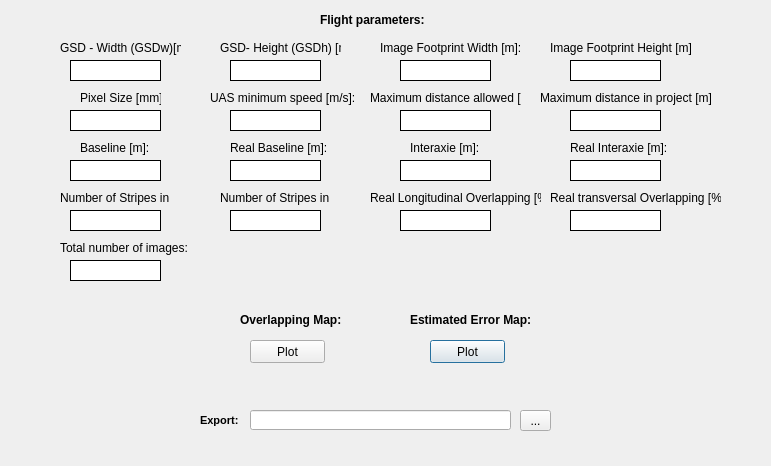
<?xml version="1.0" encoding="UTF-8"?>
<ui version="4.0">
 <class>Dialog</class>
 <widget class="QDialog" name="Dialog">
  <property name="geometry">
   <rect>
    <x>0</x>
    <y>0</y>
    <width>771</width>
    <height>466</height>
   </rect>
  </property>
  <property name="windowTitle">
   <string>Dialog</string>
  </property>
  <widget class="QLabel" name="label_9">
   <property name="geometry">
    <rect>
     <x>320</x>
     <y>10</y>
     <width>271</width>
     <height>20</height>
    </rect>
   </property>
   <property name="font">
    <font>
     <weight>75</weight>
     <bold>true</bold>
    </font>
   </property>
   <property name="text">
    <string>Flight parameters:</string>
   </property>
  </widget>
  <widget class="QLabel" name="label">
   <property name="geometry">
    <rect>
     <x>60</x>
     <y>40</y>
     <width>121</width>
     <height>16</height>
    </rect>
   </property>
   <property name="text">
    <string>GSD - Width (GSDw)[m]:</string>
   </property>
  </widget>
  <widget class="QLabel" name="label_2">
   <property name="geometry">
    <rect>
     <x>60</x>
     <y>240</y>
     <width>131</width>
     <height>16</height>
    </rect>
   </property>
   <property name="text">
    <string>Total number of images:</string>
   </property>
  </widget>
  <widget class="QLabel" name="label_3">
   <property name="geometry">
    <rect>
     <x>80</x>
     <y>90</y>
     <width>81</width>
     <height>16</height>
    </rect>
   </property>
   <property name="text">
    <string>Pixel Size [mm]:</string>
   </property>
  </widget>
  <widget class="QLabel" name="label_6">
   <property name="geometry">
    <rect>
     <x>380</x>
     <y>40</y>
     <width>141</width>
     <height>16</height>
    </rect>
   </property>
   <property name="text">
    <string>Image Footprint Width [m]:</string>
   </property>
  </widget>
  <widget class="QLabel" name="label_7">
   <property name="geometry">
    <rect>
     <x>550</x>
     <y>40</y>
     <width>141</width>
     <height>16</height>
    </rect>
   </property>
   <property name="text">
    <string>Image Footprint Height [m]:</string>
   </property>
  </widget>
  <widget class="QLabel" name="label_8">
   <property name="geometry">
    <rect>
     <x>210</x>
     <y>90</y>
     <width>151</width>
     <height>16</height>
    </rect>
   </property>
   <property name="text">
    <string>UAS minimum speed [m/s]:</string>
   </property>
  </widget>
  <widget class="QLabel" name="label_10">
   <property name="geometry">
    <rect>
     <x>370</x>
     <y>90</y>
     <width>151</width>
     <height>16</height>
    </rect>
   </property>
   <property name="text">
    <string>Maximum distance allowed [m]:</string>
   </property>
  </widget>
  <widget class="QLabel" name="label_11">
   <property name="geometry">
    <rect>
     <x>80</x>
     <y>140</y>
     <width>151</width>
     <height>16</height>
    </rect>
   </property>
   <property name="text">
    <string>Baseline [m]:</string>
   </property>
  </widget>
  <widget class="QLabel" name="label_12">
   <property name="geometry">
    <rect>
     <x>230</x>
     <y>140</y>
     <width>151</width>
     <height>16</height>
    </rect>
   </property>
   <property name="text">
    <string>Real Baseline [m]:</string>
   </property>
  </widget>
  <widget class="QLabel" name="label_13">
   <property name="geometry">
    <rect>
     <x>540</x>
     <y>90</y>
     <width>171</width>
     <height>16</height>
    </rect>
   </property>
   <property name="text">
    <string>Maximum distance in project [m]:</string>
   </property>
  </widget>
  <widget class="QLabel" name="label_19">
   <property name="geometry">
    <rect>
     <x>370</x>
     <y>190</y>
     <width>171</width>
     <height>16</height>
    </rect>
   </property>
   <property name="text">
    <string>Real Longitudinal Overlapping [%]:</string>
   </property>
  </widget>
  <widget class="QLabel" name="label_39">
   <property name="geometry">
    <rect>
     <x>410</x>
     <y>310</y>
     <width>191</width>
     <height>20</height>
    </rect>
   </property>
   <property name="font">
    <font>
     <weight>75</weight>
     <bold>true</bold>
    </font>
   </property>
   <property name="text">
    <string>Estimated Error Map:</string>
   </property>
  </widget>
  <widget class="QPushButton" name="pb_error">
   <property name="geometry">
    <rect>
     <x>430</x>
     <y>340</y>
     <width>75</width>
     <height>23</height>
    </rect>
   </property>
   <property name="text">
    <string>Plot</string>
   </property>
  </widget>
  <widget class="QLabel" name="label_40">
   <property name="geometry">
    <rect>
     <x>60</x>
     <y>190</y>
     <width>111</width>
     <height>16</height>
    </rect>
   </property>
   <property name="text">
    <string>Number of Stripes in X:</string>
   </property>
  </widget>
  <widget class="QLabel" name="label_5">
   <property name="geometry">
    <rect>
     <x>220</x>
     <y>40</y>
     <width>121</width>
     <height>16</height>
    </rect>
   </property>
   <property name="text">
    <string>GSD- Height (GSDh) [m]:</string>
   </property>
  </widget>
  <widget class="QLabel" name="label_14">
   <property name="geometry">
    <rect>
     <x>410</x>
     <y>140</y>
     <width>81</width>
     <height>16</height>
    </rect>
   </property>
   <property name="text">
    <string>Interaxie [m]:</string>
   </property>
  </widget>
  <widget class="QLabel" name="label_41">
   <property name="geometry">
    <rect>
     <x>570</x>
     <y>140</y>
     <width>151</width>
     <height>16</height>
    </rect>
   </property>
   <property name="text">
    <string>Real Interaxie [m]:</string>
   </property>
  </widget>
  <widget class="QLabel" name="label_44">
   <property name="geometry">
    <rect>
     <x>220</x>
     <y>190</y>
     <width>111</width>
     <height>16</height>
    </rect>
   </property>
   <property name="text">
    <string>Number of Stripes in Y:</string>
   </property>
  </widget>
  <widget class="QLabel" name="label_20">
   <property name="geometry">
    <rect>
     <x>550</x>
     <y>190</y>
     <width>171</width>
     <height>16</height>
    </rect>
   </property>
   <property name="text">
    <string>Real transversal Overlapping [%]:</string>
   </property>
  </widget>
  <widget class="QLabel" name="label_42">
   <property name="geometry">
    <rect>
     <x>240</x>
     <y>310</y>
     <width>181</width>
     <height>20</height>
    </rect>
   </property>
   <property name="font">
    <font>
     <weight>75</weight>
     <bold>true</bold>
    </font>
   </property>
   <property name="text">
    <string>Overlapping Map:</string>
   </property>
  </widget>
  <widget class="QPushButton" name="pb_overlap">
   <property name="geometry">
    <rect>
     <x>250</x>
     <y>340</y>
     <width>75</width>
     <height>23</height>
    </rect>
   </property>
   <property name="text">
    <string>Plot</string>
   </property>
  </widget>
  <widget class="QLabel" name="GSDw">
   <property name="geometry">
    <rect>
     <x>70</x>
     <y>60</y>
     <width>91</width>
     <height>21</height>
    </rect>
   </property>
   <property name="autoFillBackground">
    <bool>false</bool>
   </property>
   <property name="styleSheet">
    <string notr="true">background-color: rgb(255, 255, 255);
border: 1px solid black;
</string>
   </property>
   <property name="text">
    <string/>
   </property>
  </widget>
  <widget class="QLabel" name="GSDh">
   <property name="geometry">
    <rect>
     <x>230</x>
     <y>60</y>
     <width>91</width>
     <height>21</height>
    </rect>
   </property>
   <property name="autoFillBackground">
    <bool>false</bool>
   </property>
   <property name="styleSheet">
    <string notr="true">background-color: rgb(255, 255, 255);
border: 1px solid black;
</string>
   </property>
   <property name="text">
    <string/>
   </property>
  </widget>
  <widget class="QLabel" name="footprint_W">
   <property name="geometry">
    <rect>
     <x>400</x>
     <y>60</y>
     <width>91</width>
     <height>21</height>
    </rect>
   </property>
   <property name="autoFillBackground">
    <bool>false</bool>
   </property>
   <property name="styleSheet">
    <string notr="true">background-color: rgb(255, 255, 255);
border: 1px solid black;
</string>
   </property>
   <property name="text">
    <string/>
   </property>
  </widget>
  <widget class="QLabel" name="footprint_H">
   <property name="geometry">
    <rect>
     <x>570</x>
     <y>60</y>
     <width>91</width>
     <height>21</height>
    </rect>
   </property>
   <property name="autoFillBackground">
    <bool>false</bool>
   </property>
   <property name="styleSheet">
    <string notr="true">background-color: rgb(255, 255, 255);
border: 1px solid black;
</string>
   </property>
   <property name="text">
    <string/>
   </property>
  </widget>
  <widget class="QLabel" name="px_size">
   <property name="geometry">
    <rect>
     <x>70</x>
     <y>110</y>
     <width>91</width>
     <height>21</height>
    </rect>
   </property>
   <property name="autoFillBackground">
    <bool>false</bool>
   </property>
   <property name="styleSheet">
    <string notr="true">background-color: rgb(255, 255, 255);
border: 1px solid black;
</string>
   </property>
   <property name="text">
    <string/>
   </property>
  </widget>
  <widget class="QLabel" name="UAS_min_speed">
   <property name="geometry">
    <rect>
     <x>230</x>
     <y>110</y>
     <width>91</width>
     <height>21</height>
    </rect>
   </property>
   <property name="autoFillBackground">
    <bool>false</bool>
   </property>
   <property name="styleSheet">
    <string notr="true">background-color: rgb(255, 255, 255);
border: 1px solid black;
</string>
   </property>
   <property name="text">
    <string/>
   </property>
  </widget>
  <widget class="QLabel" name="max_dist">
   <property name="geometry">
    <rect>
     <x>400</x>
     <y>110</y>
     <width>91</width>
     <height>21</height>
    </rect>
   </property>
   <property name="autoFillBackground">
    <bool>false</bool>
   </property>
   <property name="styleSheet">
    <string notr="true">background-color: rgb(255, 255, 255);
border: 1px solid black;
</string>
   </property>
   <property name="text">
    <string/>
   </property>
  </widget>
  <widget class="QLabel" name="max_dist_proj">
   <property name="geometry">
    <rect>
     <x>570</x>
     <y>110</y>
     <width>91</width>
     <height>21</height>
    </rect>
   </property>
   <property name="autoFillBackground">
    <bool>false</bool>
   </property>
   <property name="styleSheet">
    <string notr="true">background-color: rgb(255, 255, 255);
border: 1px solid black;
</string>
   </property>
   <property name="text">
    <string/>
   </property>
  </widget>
  <widget class="QLabel" name="baseline">
   <property name="geometry">
    <rect>
     <x>70</x>
     <y>160</y>
     <width>91</width>
     <height>21</height>
    </rect>
   </property>
   <property name="autoFillBackground">
    <bool>false</bool>
   </property>
   <property name="styleSheet">
    <string notr="true">background-color: rgb(255, 255, 255);
border: 1px solid black;
</string>
   </property>
   <property name="text">
    <string/>
   </property>
  </widget>
  <widget class="QLabel" name="b_real">
   <property name="geometry">
    <rect>
     <x>230</x>
     <y>160</y>
     <width>91</width>
     <height>21</height>
    </rect>
   </property>
   <property name="autoFillBackground">
    <bool>false</bool>
   </property>
   <property name="styleSheet">
    <string notr="true">background-color: rgb(255, 255, 255);
border: 1px solid black;
</string>
   </property>
   <property name="text">
    <string/>
   </property>
  </widget>
  <widget class="QLabel" name="interaxie">
   <property name="geometry">
    <rect>
     <x>400</x>
     <y>160</y>
     <width>91</width>
     <height>21</height>
    </rect>
   </property>
   <property name="autoFillBackground">
    <bool>false</bool>
   </property>
   <property name="styleSheet">
    <string notr="true">background-color: rgb(255, 255, 255);
border: 1px solid black;
</string>
   </property>
   <property name="text">
    <string/>
   </property>
  </widget>
  <widget class="QLabel" name="i_real">
   <property name="geometry">
    <rect>
     <x>570</x>
     <y>160</y>
     <width>91</width>
     <height>21</height>
    </rect>
   </property>
   <property name="autoFillBackground">
    <bool>false</bool>
   </property>
   <property name="styleSheet">
    <string notr="true">background-color: rgb(255, 255, 255);
border: 1px solid black;
</string>
   </property>
   <property name="text">
    <string/>
   </property>
  </widget>
  <widget class="QLabel" name="nstrip_x">
   <property name="geometry">
    <rect>
     <x>70</x>
     <y>210</y>
     <width>91</width>
     <height>21</height>
    </rect>
   </property>
   <property name="autoFillBackground">
    <bool>false</bool>
   </property>
   <property name="styleSheet">
    <string notr="true">background-color: rgb(255, 255, 255);
border: 1px solid black;
</string>
   </property>
   <property name="text">
    <string/>
   </property>
  </widget>
  <widget class="QLabel" name="nstrip_y">
   <property name="geometry">
    <rect>
     <x>230</x>
     <y>210</y>
     <width>91</width>
     <height>21</height>
    </rect>
   </property>
   <property name="autoFillBackground">
    <bool>false</bool>
   </property>
   <property name="styleSheet">
    <string notr="true">background-color: rgb(255, 255, 255);
border: 1px solid black;
</string>
   </property>
   <property name="text">
    <string/>
   </property>
  </widget>
  <widget class="QLabel" name="n_img">
   <property name="geometry">
    <rect>
     <x>70</x>
     <y>260</y>
     <width>91</width>
     <height>21</height>
    </rect>
   </property>
   <property name="autoFillBackground">
    <bool>false</bool>
   </property>
   <property name="styleSheet">
    <string notr="true">background-color: rgb(255, 255, 255);
border: 1px solid black;
</string>
   </property>
   <property name="text">
    <string/>
   </property>
  </widget>
  <widget class="QLabel" name="Rl_real">
   <property name="geometry">
    <rect>
     <x>400</x>
     <y>210</y>
     <width>91</width>
     <height>21</height>
    </rect>
   </property>
   <property name="autoFillBackground">
    <bool>false</bool>
   </property>
   <property name="styleSheet">
    <string notr="true">background-color: rgb(255, 255, 255);
border: 1px solid black;
</string>
   </property>
   <property name="text">
    <string/>
   </property>
  </widget>
  <widget class="QLabel" name="Rt_real">
   <property name="geometry">
    <rect>
     <x>570</x>
     <y>210</y>
     <width>91</width>
     <height>21</height>
    </rect>
   </property>
   <property name="autoFillBackground">
    <bool>false</bool>
   </property>
   <property name="styleSheet">
    <string notr="true">background-color: rgb(255, 255, 255);
border: 1px solid black;
</string>
   </property>
   <property name="text">
    <string/>
   </property>
  </widget>
  <widget class="QToolButton" name="tb_browse">
   <property name="geometry">
    <rect>
     <x>520</x>
     <y>410</y>
     <width>31</width>
     <height>21</height>
    </rect>
   </property>
   <property name="text">
    <string>...</string>
   </property>
  </widget>
  <widget class="QLineEdit" name="lineEdit">
   <property name="geometry">
    <rect>
     <x>250</x>
     <y>410</y>
     <width>261</width>
     <height>20</height>
    </rect>
   </property>
  </widget>
  <widget class="QLabel" name="label_15">
   <property name="geometry">
    <rect>
     <x>200</x>
     <y>410</y>
     <width>41</width>
     <height>20</height>
    </rect>
   </property>
   <property name="font">
    <font>
     <pointsize>8</pointsize>
     <weight>75</weight>
     <bold>true</bold>
    </font>
   </property>
   <property name="text">
    <string>Export:</string>
   </property>
  </widget>
 </widget>
 <resources/>
 <connections/>
</ui>
